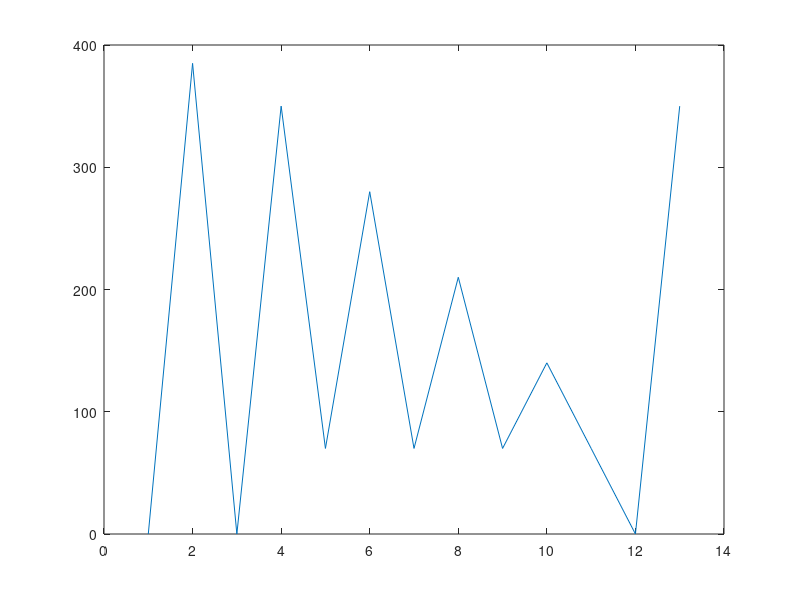

Write the MATLAB code that produced this figure. (Note: this script raises an error after producing the figure.)
Y=[0 350*1.1 0 350 70 280 70 210 70 140 70 0 350];
[m,n]=size(Y);
dx=1;
X=1:dx:n;
figure (1)
plot(X,Y)
c=rainflow(Y);
TT = array2table(c,'VariableNames',{'Count','Range','Mean','Start','End'});
